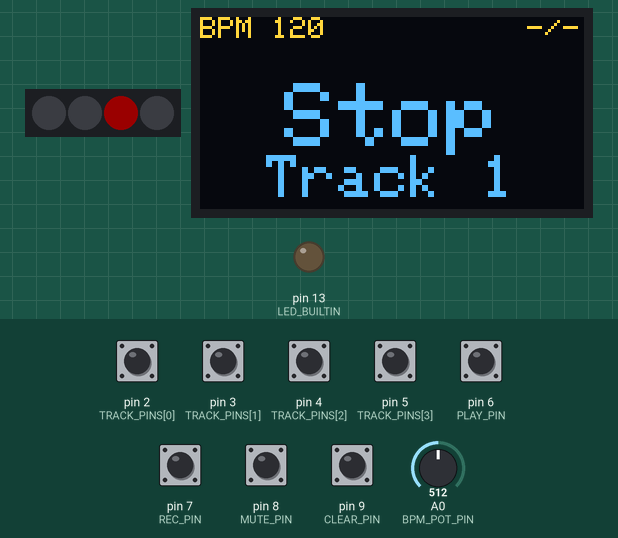
Bench run of a sketch on a simulated Arduino Mega 2560, built with avr-gcc and run on an emulated ATmega2560. Shown: 4 RGB LEDs in strip order, left to right, 128×64 one-colour display, output pins drawn as LEDs (lit = HIGH). The test bench sets the inputs (shaded band); at power-on: pin 2 (TRACK_PINS[0]), pin 3 (TRACK_PINS[1]), pin 4 (TRACK_PINS[2]), pin 5 (TRACK_PINS[3]), pin 6 (PLAY_PIN), pin 7 (REC_PIN), pin 8 (MUTE_PIN), pin 9 (CLEAR_PIN) HIGH, A0 (BPM_POT_PIN) = 512. Dim RGB values are drawn brighter than linear; the OLED is the two-colour kind (top 16 rows yellow); MIDI output is not drawn.

Above: at 3.2 s.
3.3 s: A0 (BPM_POT_PIN) set to 532
At 3.8 s:
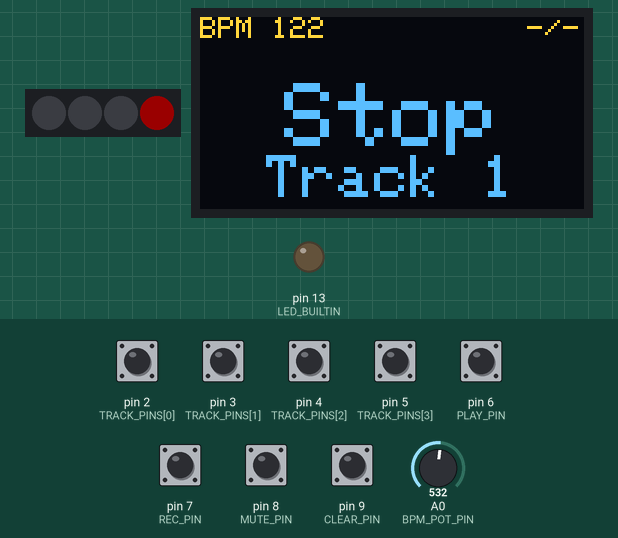
6.3 s: pin 7 (REC_PIN) pulled LOW for 0.15 s
At 6.71 s:
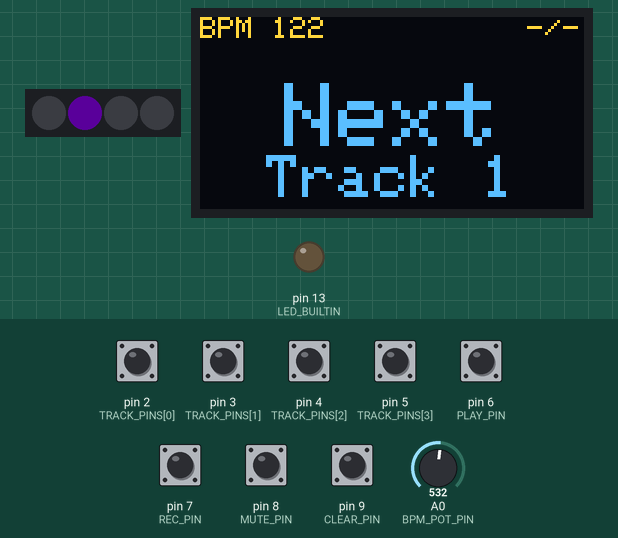
7.0 s: pin 9 (CLEAR_PIN) pulled LOW for 0.15 s
At 7.6 s:
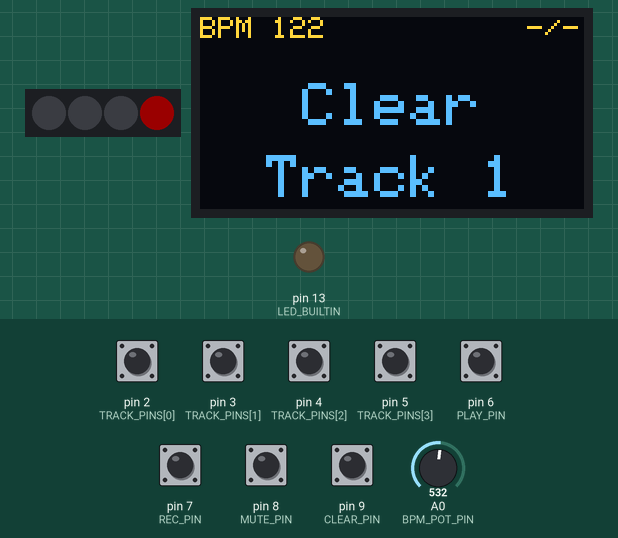
7.7 s: pin 7 (REC_PIN) pulled LOW for 1 s
At 9.2 s:
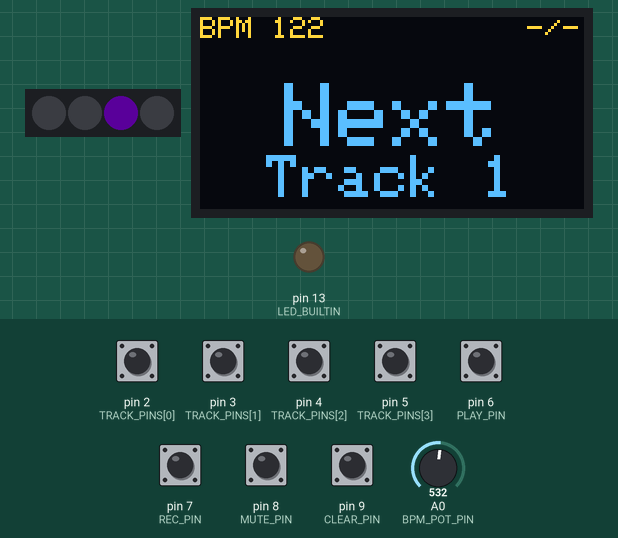
9.3 s: pin 7 (REC_PIN) pulled LOW for 1 s
At 12.07 s:
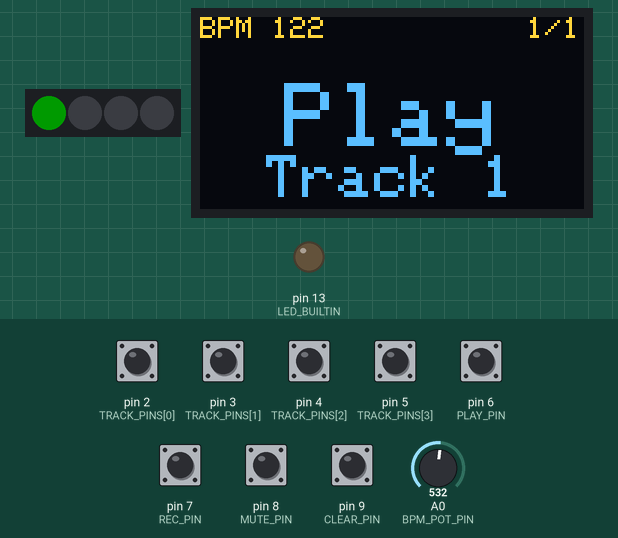
12.8 s: pin 6 (PLAY_PIN) pulled LOW for 0.15 s
At 13.55 s:
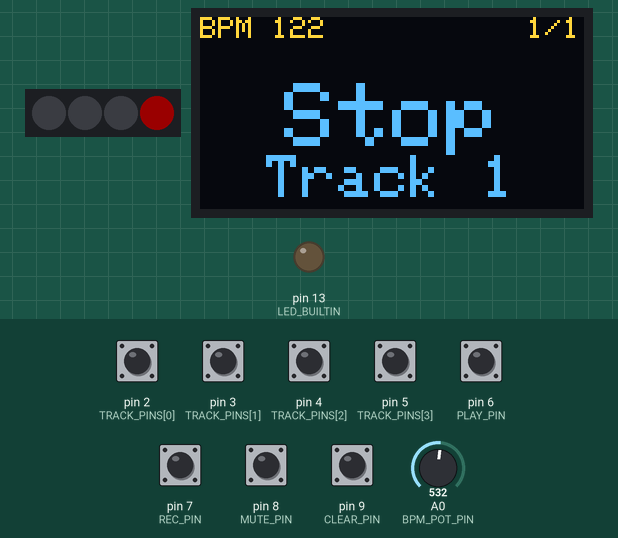
Timing chart, 0 to 16.7 s (numbered marks = the images above; inputs shaded):
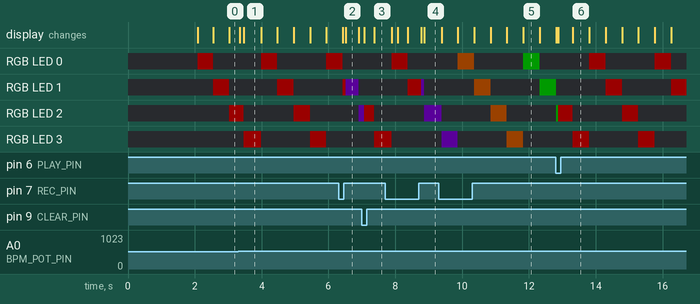

The sketch:

Loono.ino
```cpp
// Loono — Uno R4 Minima standalone 4-track MIDI looper.
// Hardware port of app/loop (the Keybench "Loop" web app): per-track
// empty -> recording -> playing <-> overdubbing <-> paused state machine,
// each track its own loop length, played back on its own MIDI channel.
//
// Pins:
//   D0/D1 (RX1/TX1) Serial1 used as MIDI in/out (31250 baud, via the usual
//                  optocoupler-in / resistor-out circuit). The R4 Minima's
//                  native-USB Serial is a separate peripheral, so it stays
//                  free the whole time for debug prints or the self-test
//                  below -- unlike an Uno R3, where D0/D1 *is* USB serial.
//   D2-D5          Track select buttons 1-4 (INPUT_PULLUP, active low)
//   D6             Play/pause button (INPUT_PULLUP, active low)
//   D7             Record/overdub button (INPUT_PULLUP, active low).
//                  Short press: empty->record->stop->overdub->stop->... .
//   D8             Mute/unmute button for the selected track (INPUT_PULLUP,
//                  active low). No undo exists, so this is D8's job.
//   D9             Clear button for the selected track (INPUT_PULLUP, active low)
//   D11            NeoPixel data, 4 LEDs at ~10% brightness: a single lit
//                  LED chases positions 0-3 with the beat (LED N = beat
//                  N+1 of the bar), colored by the selected track's state --
//                  green playing, red stopped (empty/paused), violet armed
//                  to start on beat 1, orange while actually recording or
//                  overdubbing.
//   A0             BPM pot (40-240 BPM), used for the bar-count readout and
//                  the idle metronome pulse -- it does not quantize
//                  recording; punching in/out is immediate, same as the
//                  web app when no metronome bar is running.
//   A4/A5          OLED I2C (SSD1306 128x64 @ 0x3C)
//
// Play/pause only pauses or resumes the selected track's already-closed
// loop; it does nothing to an empty or still-recording track. Record only
// controls the selected track. MIDI IN is always echoed straight to MIDI
// OUT (live playthrough) and, while the selected... no -- *any* track that
// is recording or overdubbing listens to it, independent of which track is
// selected when a note arrives, same as the web app's per-track arm state.
//
// The R4 Minima's 32KB RAM (vs. an Uno R3's 2KB) means event storage below
// isn't SRAM-constrained the way it would be on a classic Uno.

#include <MIDI.h>
#include <Bounce2.h>
#include <Wire.h>
#include <Adafruit_GFX.h>
#include <Adafruit_SSD1306.h>
#include <Adafruit_NeoPixel.h>

MIDI_CREATE_INSTANCE(decltype(Serial1), Serial1, MIDI); // DIN jacks, D0/D1
Adafruit_SSD1306 display(128, 64, &Wire, -1);

// ---- Pins ----
const uint8_t TRACK_PINS[4] = {2, 3, 4, 5};
const uint8_t PLAY_PIN = 6, REC_PIN = 7, MUTE_PIN = 8, CLEAR_PIN = 9;
const uint8_t NEOPIXEL_PIN = 11;
const uint8_t BPM_POT_PIN = A0;

Adafruit_NeoPixel strip(4, NEOPIXEL_PIN, NEO_GRB + NEO_KHZ800);
Bounce playBtn, recBtn, muteBtn, clearBtn;
Bounce trackBtns[4];

// ---- Loop storage --------------------------------------------------------
// ponytail: 64 events/track, 16 overlapping tails/track -- generous headroom
// on the R4 Minima's RAM; raise further if a track needs denser parts.
const uint8_t MAX_EVENTS_PER_TRACK = 64;
const uint8_t MAX_PENDING_OFFS = 16;
const unsigned long DUR_HELD = 0xFFFFFFFFUL; // sentinel: note is still down, not yet closed

enum TrackState : uint8_t { EMPTY, RECORDING, PLAYING, OVERDUBBING, PAUSED };

struct NoteEvent {
  uint8_t midi;
  uint8_t vel;
  unsigned long onAt;  // ms offset into the loop
  unsigned long dur;   // ms, or DUR_HELD while the note is still down
};

struct PendingOff {
  uint8_t midi;   // 0 = empty slot (MIDI note 0 is never used by this instrument)
  unsigned long offAt;
};

struct Track {
  uint8_t ch;             // MIDI channel 1-4, matches track number
  TrackState state;
  bool muted;
  unsigned long loopLenMs;
  unsigned long loopStartAt;
  unsigned long recordStartAt;
  unsigned long pausedAt;
  unsigned long lastElapsed;
  uint8_t eventCount;
  uint8_t overdubStartIndex;
  bool pendingStart; // armed on EMPTY, fires on the next bar boundary
  bool pendingStop;  // armed on RECORDING, fires on the next bar boundary
  unsigned long startBarCount; // global bar index the recording actually started on
  NoteEvent events[MAX_EVENTS_PER_TRACK];
  PendingOff pending[MAX_PENDING_OFFS];
};

Track tracks[4];
uint8_t selectedTrack = 0; // 0-3

unsigned long clearMsgUntil = 0;
const unsigned long CLEAR_MSG_MS = 1000;

unsigned long ledOffAt = 0;
const unsigned long LED_FLASH_MS = 20;

void setup() {
#ifdef LOONO_SELFTEST
  selfTest();
#endif
  playBtn.attach(PLAY_PIN, INPUT_PULLUP); playBtn.interval(5);
  recBtn.attach(REC_PIN, INPUT_PULLUP); recBtn.interval(5);
  muteBtn.attach(MUTE_PIN, INPUT_PULLUP); muteBtn.interval(5);
  clearBtn.attach(CLEAR_PIN, INPUT_PULLUP); clearBtn.interval(5);
  for (uint8_t i = 0; i < 4; i++) {
    trackBtns[i].attach(TRACK_PINS[i], INPUT_PULLUP);
    trackBtns[i].interval(5);
    tracks[i].ch = i + 1;
    tracks[i].state = EMPTY;
  }

  pinMode(LED_BUILTIN, OUTPUT);

  MIDI.begin(MIDI_CHANNEL_OMNI);
  MIDI.turnThruOff(); // we do our own thru so we can also feed the looper

  strip.begin();
  strip.setBrightness(26); // ~10% brightness
  strip.show();

  Wire.begin();
  display.begin(SSD1306_SWITCHCAPVCC, 0x3C);
  showSplash();
}

void showSplash() {
  display.clearDisplay();
  display.setTextColor(SSD1306_WHITE);
  display.setTextSize(3);
  display.setCursor(14, 24);
  display.print("Loono");
  display.display();
  delay(2000);
}

void loop() {
  readTrackButtons();
  readPlayButton();
  readRecButton();
  readMuteButton();
  readClearButton();
  checkBarBoundary();
  readMidi();
  updatePlayback();
  updatePendingOffs();
  updateNeopixels();
  updateDisplay();
  updateLed();
}

void updateLed() {
  if (ledOffAt && millis() >= ledOffAt) {
    digitalWrite(LED_BUILTIN, LOW);
    ledOffAt = 0;
  }
}

// ---- BPM ------------------------------------------------------------------
unsigned int currentBpm() {
  return map(analogRead(BPM_POT_PIN), 0, 1023, 60, 180);
}
unsigned long barMs(unsigned int bpm) {
  return (60000UL / bpm) * 4; // 4/4 bar
}

// ---- Buttons ----------------------------------------------------------
void readTrackButtons() {
  for (uint8_t i = 0; i < 4; i++) {
    trackBtns[i].update();
    if (trackBtns[i].fell()) selectedTrack = i;
  }
}

void readPlayButton() {
  playBtn.update();
  if (!playBtn.fell()) return;
  Track &tr = tracks[selectedTrack];
  unsigned long now = millis();
  if (tr.state == PLAYING || tr.state == OVERDUBBING) {
    if (tr.state == OVERDUBBING) closeOverdub(tr, now);
    tr.state = PAUSED;
    tr.pausedAt = now;
    allNotesOff(tr);
  } else if (tr.state == PAUSED) {
    tr.loopStartAt += (now - tr.pausedAt);
    tr.state = PLAYING;
  }
}

void readRecButton() {
  recBtn.update();
  if (recBtn.rose()) {
    Track &tr = tracks[selectedTrack];
    unsigned long now = millis();
    if (tr.state == EMPTY) {
      tr.pendingStart = !tr.pendingStart; // arm for the next bar boundary; press again to cancel
    } else if (tr.state == RECORDING) {
      tr.pendingStop = !tr.pendingStop; // arm for the next bar boundary; press again to cancel
    } else if (tr.state == PLAYING) {
      tr.overdubStartIndex = tr.eventCount;
      tr.state = OVERDUBBING;
    } else if (tr.state == OVERDUBBING) {
      closeOverdub(tr, now);
      tr.state = PLAYING;
    }
    // PAUSED: no-op -- resume with Play first.
  }
}

void readMuteButton() {
  muteBtn.update();
  if (!muteBtn.fell()) return;
  Track &tr = tracks[selectedTrack];
  tr.muted = !tr.muted;
  if (tr.muted) allNotesOff(tr); // silence anything already sounding immediately
}

void readClearButton() {
  clearBtn.update();
  if (!clearBtn.fell()) return;
  clearTrack(tracks[selectedTrack]);
  clearMsgUntil = millis() + CLEAR_MSG_MS;
}

void closeRecording(Track &tr, unsigned long loopLenMs) {
  tr.loopLenMs = max(200UL, loopLenMs);
  for (uint8_t i = 0; i < tr.eventCount; i++) {
    if (tr.events[i].dur == DUR_HELD) {
      tr.events[i].dur = max(10L, (long)(tr.loopLenMs - tr.events[i].onAt));
    }
  }
  tr.loopStartAt = tr.recordStartAt;
  tr.lastElapsed = 0;
  tr.state = PLAYING;
}

void closeOverdub(Track &tr, unsigned long now) {
  unsigned long elapsed = elapsedFor(tr, now);
  for (uint8_t i = tr.overdubStartIndex; i < tr.eventCount; i++) {
    if (tr.events[i].dur == DUR_HELD) {
      long dur = (long)elapsed - (long)tr.events[i].onAt;
      if (dur < 0) dur += tr.loopLenMs; // held across the loop's wrap point
      tr.events[i].dur = max(10L, dur);
    }
  }
}

void clearTrack(Track &tr) {
  allNotesOff(tr);
  tr.state = EMPTY;
  tr.loopLenMs = 0;
  tr.eventCount = 0;
  tr.lastElapsed = 0;
  tr.pendingStart = false;
  tr.pendingStop = false;
}

// A first recording's start/stop is quantized to the bar grid -- press
// Rec on an empty track and it arms, but actually starts on the "1" of
// the next bar; press it again while recording and it arms a stop that
// lands on the end of the 4th beat (i.e. the following bar boundary).
unsigned long lastBarCount = 0;
void checkBarBoundary() {
  unsigned long now = millis();
  unsigned long barCount = now / barMs(currentBpm());
  if (barCount == lastBarCount) return;
  lastBarCount = barCount;
  for (uint8_t i = 0; i < 4; i++) {
    Track &tr = tracks[i];
    if (tr.pendingStart) {
      tr.pendingStart = false;
      tr.state = RECORDING;
      tr.recordStartAt = now;
      tr.eventCount = 0;
      tr.startBarCount = barCount;
    } else if (tr.pendingStop) {
      tr.pendingStop = false;
      // Exact bar count x current bar length -- not now-recordStartAt, which
      // can undershoot a whole bar by however long this loop() tick was late.
      closeRecording(tr, (barCount - tr.startBarCount) * barMs(currentBpm()));
    }
  }
}

void allNotesOff(Track &tr) {
  for (uint8_t i = 0; i < MAX_PENDING_OFFS; i++) {
    if (tr.pending[i].midi != 0) {
      MIDI.sendNoteOff(tr.pending[i].midi, 0, tr.ch);
      tr.pending[i].midi = 0;
    }
  }
}

// ---- MIDI in: live thru + feed into any recording/overdubbing track ----
unsigned long elapsedFor(Track &tr, unsigned long now) {
  if (tr.state == RECORDING) return now - tr.recordStartAt;
  return (now - tr.loopStartAt) % tr.loopLenMs;
}

void readMidi() {
  if (!MIDI.read()) return;
  midi::MidiType type = MIDI.getType();
  byte note = MIDI.getData1();
  byte vel = MIDI.getData2();
  byte ch = MIDI.getChannel();
  if (type != midi::NoteOn && type != midi::NoteOff) return;

  MIDI.send(type, note, vel, ch); // live playthrough, unchanged

  bool isOn = (type == midi::NoteOn && vel > 0);
  unsigned long now = millis();
  if (isOn) {
    digitalWrite(LED_BUILTIN, HIGH);
    ledOffAt = now + LED_FLASH_MS;
  }
  for (uint8_t i = 0; i < 4; i++) {
    Track &tr = tracks[i];
    if (tr.state != RECORDING && tr.state != OVERDUBBING) continue;
    if (isOn) looperNoteOn(tr, note, vel, now);
    else looperNoteOff(tr, note, now);
  }
}

void looperNoteOn(Track &tr, uint8_t note, uint8_t vel, unsigned long now) {
  if (tr.eventCount >= MAX_EVENTS_PER_TRACK) return; // full -- drop, don't corrupt memory
  NoteEvent &ev = tr.events[tr.eventCount++];
  ev.midi = note;
  ev.vel = vel;
  ev.onAt = elapsedFor(tr, now);
  ev.dur = DUR_HELD;
}

void looperNoteOff(Track &tr, uint8_t note, unsigned long now) {
  for (int8_t i = tr.eventCount - 1; i >= 0; i--) {
    if (tr.events[i].midi == note && tr.events[i].dur == DUR_HELD) {
      unsigned long elapsed = elapsedFor(tr, now);
      long dur = (long)elapsed - (long)tr.events[i].onAt;
      if (tr.state == OVERDUBBING && dur < 0) dur += tr.loopLenMs;
      tr.events[i].dur = max(10L, dur);
      return;
    }
  }
}

// ---- Playback: each track walks its own loop position independently ----
void updatePlayback() {
  unsigned long now = millis();
  for (uint8_t i = 0; i < 4; i++) {
    Track &tr = tracks[i];
    if (tr.loopLenMs == 0) continue;
    if (tr.state != PLAYING && tr.state != OVERDUBBING) continue;
    unsigned long elapsed = (now - tr.loopStartAt) % tr.loopLenMs;
    unsigned long prev = tr.lastElapsed;
    for (uint8_t e = 0; e < tr.eventCount; e++) {
      NoteEvent &ev = tr.events[e];
      if (ev.dur == DUR_HELD) continue; // still being recorded this instant
      bool crossed = (prev <= elapsed) ? (ev.onAt > prev && ev.onAt <= elapsed)
                                        : (ev.onAt > prev || ev.onAt <= elapsed);
      if (crossed && !tr.muted) {
        MIDI.sendNoteOn(ev.midi, ev.vel, tr.ch);
        schedulePendingOff(tr, ev.midi, now + ev.dur);
      }
    }
    tr.lastElapsed = elapsed;
  }
}

void schedulePendingOff(Track &tr, uint8_t midi, unsigned long offAt) {
  for (uint8_t i = 0; i < MAX_PENDING_OFFS; i++) {
    if (tr.pending[i].midi == 0) {
      tr.pending[i].midi = midi;
      tr.pending[i].offAt = offAt;
      return;
    }
  }
  // All slots busy (dense overlap) -- drop the oldest rather than leak a stuck note forever.
  tr.pending[0].midi = midi;
  tr.pending[0].offAt = offAt;
}

void updatePendingOffs() {
  unsigned long now = millis();
  for (uint8_t i = 0; i < 4; i++) {
    Track &tr = tracks[i];
    for (uint8_t p = 0; p < MAX_PENDING_OFFS; p++) {
      if (tr.pending[p].midi != 0 && now >= tr.pending[p].offAt) {
        MIDI.sendNoteOff(tr.pending[p].midi, 0, tr.ch);
        tr.pending[p].midi = 0;
      }
    }
  }
}

// ---- NeoPixels: a single lit LED chases positions 0-3 with the beat (LED N
// = beat N+1 of the bar), colored by the selected track's state -- green
// playing, red stopped (empty/paused), violet armed to start on beat 1,
// orange while actually recording or overdubbing. ----
void updateNeopixels() {
  unsigned long beatMs = 60000UL / currentBpm();
  uint8_t beatIndex = (millis() / beatMs) % 4;
  Track &sel = tracks[selectedTrack];

  uint32_t color;
  if (sel.pendingStart) color = strip.Color(150, 0, 255); // violet
  else if (sel.state == RECORDING || sel.state == OVERDUBBING) color = strip.Color(255, 110, 0); // orange
  else if (sel.state == PLAYING) color = strip.Color(0, 255, 0); // green
  else color = strip.Color(255, 0, 0); // red -- EMPTY, PAUSED (stop)

  for (uint8_t i = 0; i < 4; i++) strip.setPixelColor(i, i == beatIndex ? color : 0);
  strip.show();
}

// ---- OLED ------------------------------------------------------------
// Big center word for the selected track: "Next" overrides everything else
// while armed (about to start recording/overdubbing on the next bar's beat
// 1); RECORDING and OVERDUBBING both read as "Overdub".
const char *bigWord(Track &tr) {
  if (tr.pendingStart) return "Next";
  switch (tr.state) {
    case PLAYING: return "Play";
    case RECORDING:
    case OVERDUBBING: return "Overdub";
    default: return "Stop"; // EMPTY, PAUSED
  }
}

void printCentered(const char *s, int16_t y) {
  int16_t x1, y1; uint16_t w, h;
  display.getTextBounds(s, 0, 0, &x1, &y1, &w, &h);
  display.setCursor((128 - (int16_t)w) / 2, y);
  display.print(s);
}

// Layout: top line BPM (left) / bar x-of-total (right), big state word
// centered in the middle, "Track N" centered along the bottom.
void updateDisplay() {
  Track &sel = tracks[selectedTrack];
  unsigned long now = millis();
  unsigned int bpm = currentBpm();
  unsigned long bm = barMs(bpm); // one bar = 4 beats

  unsigned long elapsed;
  if (sel.loopLenMs > 0) {
    unsigned long refNow = (sel.state == PAUSED) ? sel.pausedAt : now; // frozen while paused
    elapsed = elapsedFor(sel, refNow);
  } else if (sel.state == RECORDING) {
    elapsed = now - sel.recordStartAt;
  } else {
    elapsed = 0;
  }

  display.clearDisplay();
  display.setTextColor(SSD1306_WHITE);

  display.setTextSize(1);
  display.setCursor(0, 0);
  display.print("BPM "); display.print(bpm);

  char barBuf[8];
  if (sel.loopLenMs > 0) {
    unsigned long bars = max(1UL, (sel.loopLenMs + bm / 2) / bm);
    snprintf(barBuf, sizeof(barBuf), "%lu/%lu", min(bars, elapsed / bm + 1), bars);
  } else if (sel.state == RECORDING) {
    snprintf(barBuf, sizeof(barBuf), "%lu", elapsed / bm + 1);
  } else {
    strcpy(barBuf, "-/-");
  }
  int16_t bx1, by1; uint16_t bw, bh;
  display.getTextBounds(barBuf, 0, 0, &bx1, &by1, &bw, &bh);
  display.setCursor(127 - bw, 0);
  display.print(barBuf);

  const char *word = (now < clearMsgUntil) ? "Clear" : bigWord(sel);
  display.setTextSize(strlen(word) <= 4 ? 3 : 2); // Overdub/Clear are the long ones
  printCentered(word, 22);

  char trackBuf[8];
  snprintf(trackBuf, sizeof(trackBuf), "Track %d", selectedTrack + 1);
  display.setTextSize(2);
  printCentered(trackBuf, 46);

  display.display();
}

// ---- Self-check: pure logic only, no hardware. Compile with -DLOONO_SELFTEST
// before trusting a change to the crossing/wraparound math above. ----
//#define LOONO_SELFTEST
#ifdef LOONO_SELFTEST
bool check(bool cond, const char *label) {
  if (!cond) { Serial.print("FAIL: "); Serial.println(label); }
  return cond;
}

void selfTest() {
  Serial.begin(9600);
  while (!Serial) {}
  bool ok = true;

  // crossed(): a 4-beat loop (1000ms) with an event at onAt=500 must fire
  // once per lap, including across the wrap point (prev near end, elapsed near start).
  auto crossed = [](unsigned long onAt, unsigned long prev, unsigned long elapsed) {
    return (prev <= elapsed) ? (onAt > prev && onAt <= elapsed) : (onAt > prev || onAt <= elapsed);
  };
  ok &= check(crossed(500, 400, 600), "normal crossing fires");
  ok &= check(!crossed(500, 600, 700), "already past, does not refire");
  ok &= check(crossed(50, 980, 20), "wraparound crossing fires");
  ok &= check(!crossed(500, 980, 20), "wraparound does not falsely fire unrelated event");

  // bar math: 120 BPM -> 500ms/beat -> 2000ms/bar; a 4000ms loop is 2 bars.
  ok &= check(barMs(120) == 2000, "bar length at 120bpm");
  ok &= check((4000UL + barMs(120) / 2) / barMs(120) == 2, "2-bar loop rounds correctly");

  // DUR_HELD sentinel must not collide with any real duration we'd produce.
  ok &= check(DUR_HELD == 0xFFFFFFFFUL, "held sentinel value");

  Serial.println(ok ? "LOONO SELFTEST: PASS" : "LOONO SELFTEST: FAIL");
}
#endif
```

Measured:
- the behaviour switches between 520 and 521 on A0 (BPM_POT_PIN) (found by bisection; images 0 and 1)
- after the input at 3.3 s, the display: first changes at once (image 1 shows a later state)
- after the input at 6.3 s, the display: first differs from a run without the input after 0.22 s (image 2)
- after the input at 7.0 s, the display: first changes after 0.07 s (image 3 shows a later state)
- after the input at 7.7 s, the display: first differs from a run without the input after 1.1 s (image 4 shows a later state)
- after the input at 9.3 s, the display: first differs from a run without the input after 2.5 s (image 5)
- after the input at 12.8 s, the display: first differs from a run without the input after 0.08 s (image 6 shows a later state)
